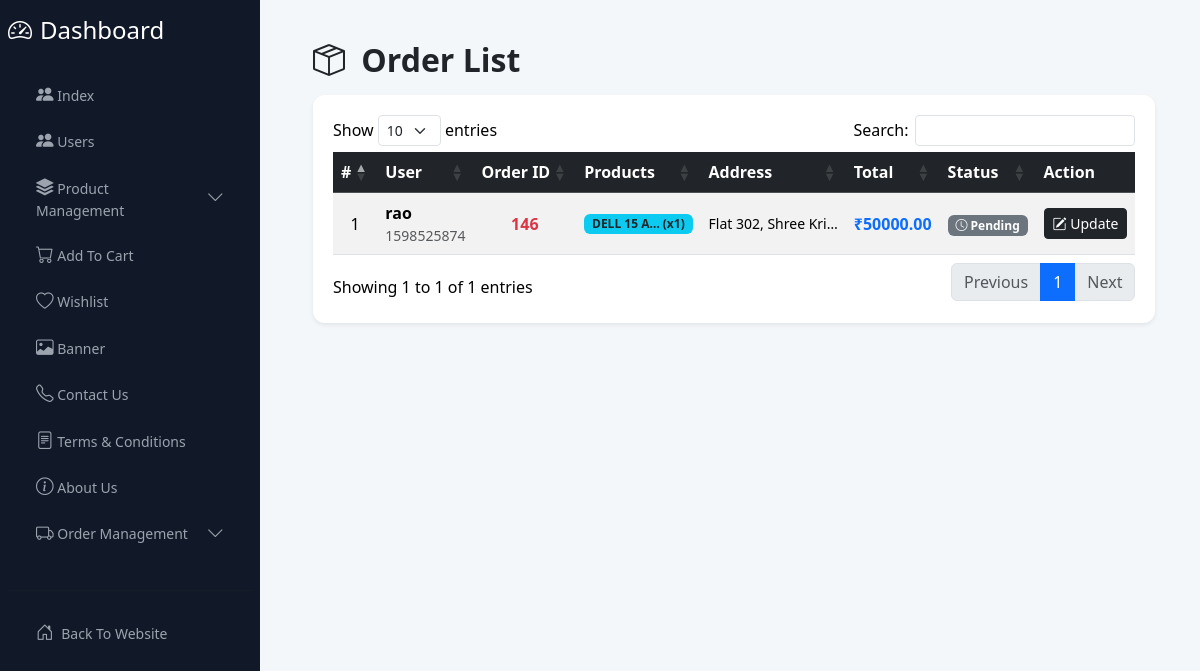
Before: /dashboard/dashboard/orders/ (signed in) with the older database file.
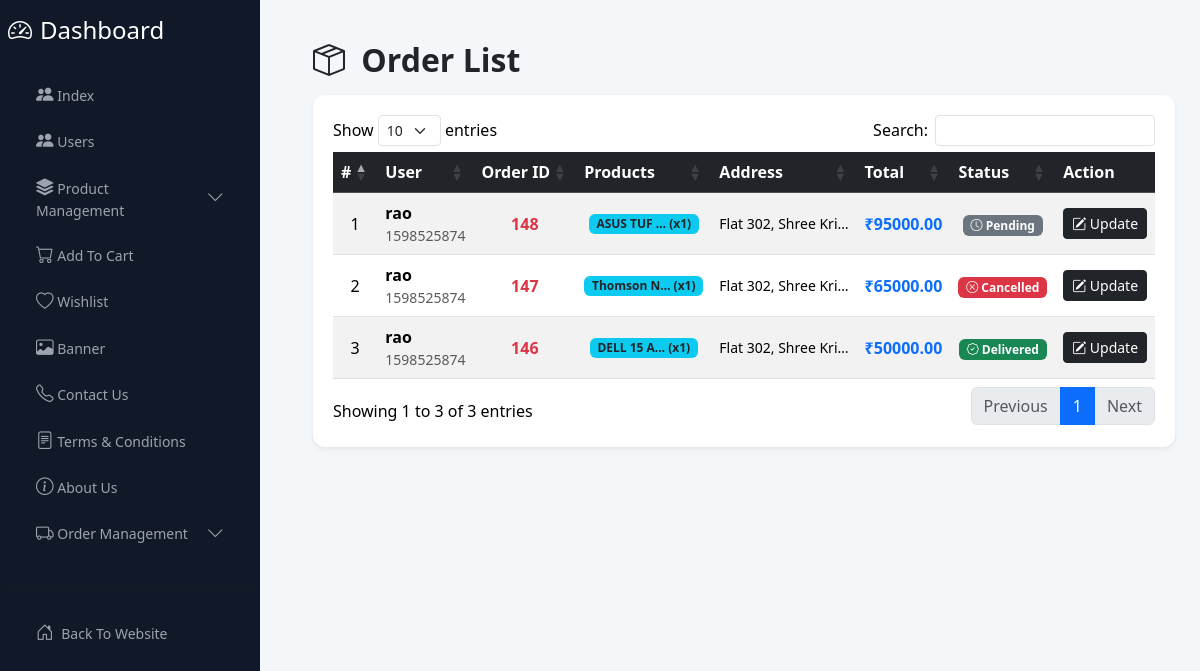
After: the same page with the newer database file.
### order/models.py (models this page shows, shortened)
class Order(BaseModel):
    PAYMENT_CHOICES = (
        ('COD', 'Cash on Delivery'),
        ('Online', 'Online Payment'),
    )
    STATUS_CHOICES = (
        ('Pending', 'Pending'),
        ('Accepted', 'Accepted'),
        ('Packed', 'Packed'),
        ('Shipped', 'Shipped'),
        ('Delivered', 'Delivered'),
        ('Cancelled', 'Cancelled'),
    )
    user = models.ForeignKey(settings.AUTH_USER_MODEL, on_delete=models.CASCADE,null=True)
    full_name = models.CharField(max_length=100, null=True)
    address = models.TextField()
    phone = models.CharField(max_length=15)
    total_price = models.DecimalField(max_digits=10, decimal_places=2)
    payment_method = models.CharField(max_length=20, choices=PAYMENT_CHOICES, default='COD')
    status = models.CharField(max_length=20, choices=STATUS_CHOICES, default='Pending')
    is_paid = models.BooleanField(default=False)
    reordered_from = models.ForeignKey(
        'self',
        null=True,
        blank=True,
        on_delete=models.SET_NULL,
        related_name='reorders'
    )

class OrderItem(BaseModel):
    order = models.ForeignKey(Order, on_delete=models.CASCADE, related_name='items')
    product = models.ForeignKey(Product, on_delete=models.CASCADE)
    price = models.DecimalField(max_digits=10, decimal_places=2)
    quantity = models.PositiveIntegerField(default=1)

### users/models.py (models this page shows, shortened)
class BaseModel(models.Model):
    created_at = models.DateTimeField(auto_now_add=True,null=True)
    updated_at = models.DateTimeField(auto_now=True)
    class Meta:
        abstract = True

class User(BaseModel, AbstractUser):
    ROLE_CHOICES = (('admin', 'Admin'),('customer', 'Customer'),)
    role = models.CharField(max_length=20,choices=ROLE_CHOICES,default='customer')
    contact_number = models.CharField(max_length=15,blank=True,null=True,unique=True)
    address = models.TextField(blank=True, null=True)

### product/models.py (models this page shows, shortened)
class Product(models.Model):
    sub_category = models.ForeignKey(SubCategory,on_delete=models.CASCADE,related_name="products",null=True,blank=True)
    name = models.CharField(max_length=150)
    price = models.IntegerField()
    discount = models.PositiveIntegerField()
    stock = models.PositiveIntegerField(default=0)
    screen_size = models.CharField(max_length=50, blank=True, null=True)
    ram = models.CharField(max_length=50, blank=True, null=True)
    rom = models.CharField(max_length=50, blank=True, null=True)
    refresh_rate = models.CharField(max_length=30, blank=True, null=True)
    memory = models.CharField(max_length=50, blank=True, null=True)
    created_at = models.DateTimeField(auto_now_add=True,null=True)
    updated_at = models.DateTimeField(auto_now=True)

### dashboard/views.py (the view)
# urls.py: path('dashboard/orders/', AdminOrderListView.as_view(), name='admin_order_list'),
class AdminOrderListView(LoginRequiredMixin, ListView):
    model = Order
    template_name = 'dashboard/order-details.html'
    context_object_name = 'orders'
    ordering = ['-created_at']
    def get_queryset(self):
        return Order.objects.annotate(items_count=Count('items')).filter(items_count__gt=0).order_by('-created_at')

### cart/context_processors.py (called while the page is built)
def cart_count(request):
    if request.user.is_authenticated:
        count = Cart.objects.filter(user=request.user).aggregate(
            total=models.Sum("quantity")
        )["total"] or 0
        return {"cart_count": count}
    return {"cart_count": 0}

### product/context_processors.py (called while the page is built)
def category_context(request):
    return {
        'header_categories': Category.objects.all().prefetch_related('subcategories')
    }

### template/dashboard/order-details.html (shortened to what this page needs)
{% extends "dashboard/base.html" %}
{% block content %}
<div class="container-fluid">
  <div class="d-flex justify-content-between align-items-center mb-3">
    <h2 class="fw-bold mb-0">
      <i class="bi bi-box-seam me-2"></i> Order List
    </h2>
  </div>
  <div class="card shadow-sm border-0">
    <div class="card-body p-0">
      <div class="table-responsive">
        <table
          id="orderTable"
          class="table table-hover table-striped mb-0 text-center align-middle nowrap"
          style="width:100%"
        >
          <thead class="table-dark">
            <tr>
              <th>#</th>
              <th>User</th>
              <th>Order ID</th>
              <th>Products</th>
              <th>Address</th>
              <th>Total</th>
              <th>Status</th>
              <th>Action</th>
            </tr>
          </thead>
          <tbody>
            {% for order in orders %}
            <tr>
              <td>{{ forloop.counter }}</td>
              <td class="text-start">
                <div class="fw-bold">{{ order.user.username }}</div>
                <div class="small text-muted">{{ order.phone }}</div>
              </td>
              <td class="fw-bold text-danger">
                {{ order.id }}
              </td>
              <td>
                {% for item in order.items.all %}
                  <span class="badge bg-info text-dark mb-1">
                    {{ item.product.name |truncatechars:10}} (x{{ item.quantity }})
                  </span><br>
                {% endfor %}
              </td>
              <td class="small">
                {{ request.user.address|default:"No address set in profile" |truncatechars:20}}
              </td>
              <td class="fw-bold text-primary">
                ₹{{ order.total_price }}
              </td>
              <td>
                {% if order.status == 'Pending' %}
                  <span class="badge bg-secondary">
                    <i class="bi bi-clock"></i> Pending
                  </span>
                {% elif order.status == 'Accepted' %}
                  <span class="badge bg-info text-dark">
                    <i class="bi bi-check2-all"></i> Accepted
                  </span>
                {% elif order.status == 'Packed' %}
                  <span class="badge bg-primary">
                    <i class="bi bi-box"></i> Packed
                  </span>
                {% elif order.status == 'Shipped' %}
                  <span class="badge bg-warning text-dark">
                    <i class="bi bi-truck"></i> Shipped
                  </span>
                {% elif order.status == 'Delivered' %}
                  <span class="badge bg-success">
                    <i class="bi bi-patch-check"></i> Delivered
                  </span>
                {% elif order.status == 'Cancelled' %}
                  <span class="badge bg-danger">
                    <i class="bi bi-x-circle"></i> Cancelled
                  </span>
                {% else %}
                  <span class="badge bg-dark">{{ order.status }}</span>
                {% endif %}
              </td>
              <td>
                <a
                  href="{% url 'admin_order_update' order.id %}"
                  class="btn btn-sm btn-dark"
                >
                  <i class="bi bi-pencil-square"></i> Update
                </a>
              </td>
            </tr>
            {% endfor %}
          </tbody>
        </table>
      </div>
    </div>
  </div>
</div>
{% endblock %}

Changed rows visible on the page:
added Order: user.username "rao", phone "1598525874", id "148", User.user.address "Flat 302, Shree Kri…", total_price "95000.00", status "Pending" (drawn)
added OrderItem: product.name "ASUS TUF …", quantity "1", shown under "rao"
added Order: user.username "rao", phone "1598525874", id "147", User.user.address "Flat 302, Shree Kri…", total_price "65000.00", status "Cancelled" (drawn)
added OrderItem: product.name "Thomson N…", quantity "1", shown under "rao"
changed Order id 146: status "Pending" → "Delivered"
Other visible differences:
text written by a page script: "Show entries Search: Showing 1 to 1 of 1 entries Previous 1 Next" → "Show entries Search: Showing 1 to 3 of 3 entries Previous 1 Next"
